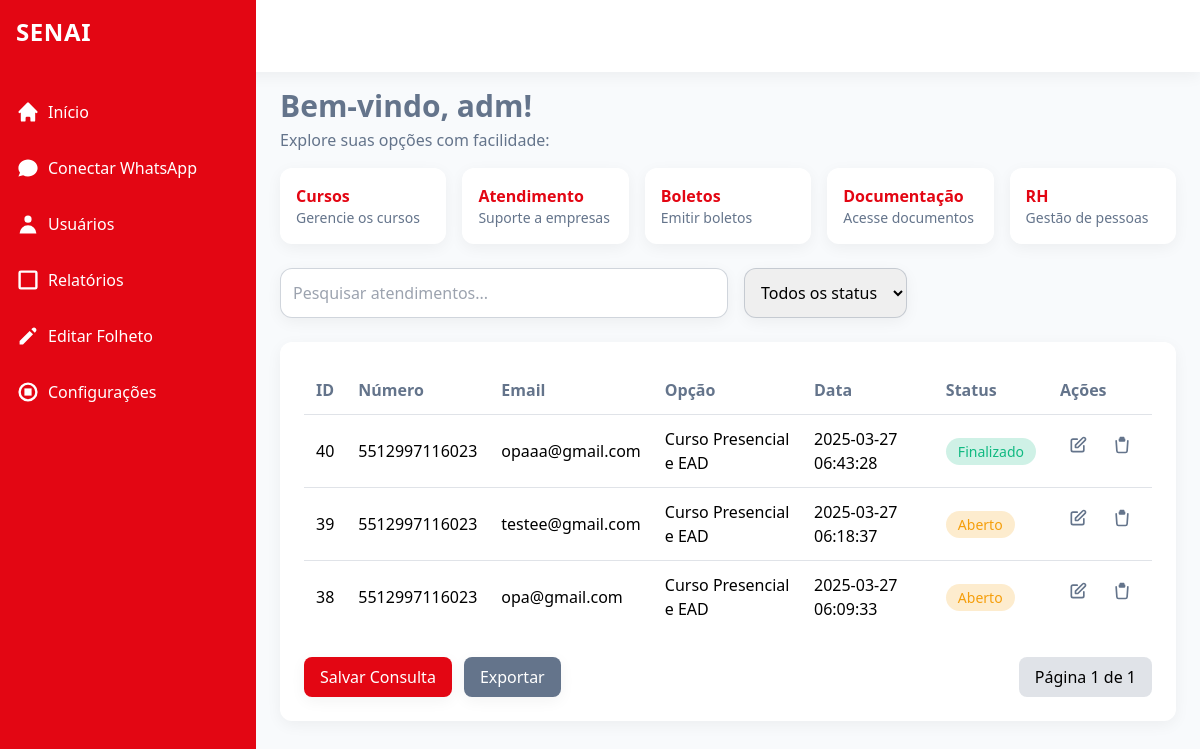
/php-frontend/dashboard.php (signed in), run on the app's committed database.
### tables this page shows
CREATE TABLE `usuarios` (
  `id_user` int(11) NOT NULL,
  `email` varchar(50) NOT NULL,
  `senha` varchar(300) NOT NULL,
  `nome` varchar(50) NOT NULL,
  `funcao` enum('Secretário(a)','Administrador') NOT NULL
);

CREATE TABLE `atendimentos` (
  `id` int(11) NOT NULL,
  `numero` varchar(100) NOT NULL,
  `escolha` varchar(50) NOT NULL,
  `email` varchar(100) NOT NULL,
  `opcao_atendimento` varchar(50) NOT NULL,
  `data_registro` timestamp NOT NULL DEFAULT current_timestamp(),
  `status_atendimento` enum('Aberto','Finalizado') NOT NULL,
  `secretario_id` int(11) DEFAULT NULL,
  `em_atendimento_humano` tinyint(1) DEFAULT 0,
  `ultima_interacao_secretario` datetime DEFAULT NULL
);

### php-frontend/dashboard.php (the view, shortened to what this page needs)
<?php
require 'conexao.php';
$stmt = $pdo->prepare('SELECT * FROM usuarios WHERE id_user = ?');
$stmt->execute([$_SESSION['usuario_id']]);
$usuario = $stmt->fetch(PDO::FETCH_ASSOC);
$itensPorPagina = 10;
$paginaAtual = isset($_GET['pagina']) ? (int)$_GET['pagina'] : 1;
$offset = ($paginaAtual - 1) * $itensPorPagina;
$search = isset($_GET['search']) ? trim($_GET['search']) : '';
$statusFilter = isset($_GET['status']) ? trim($_GET['status']) : '';
$totalQuery = 'SELECT COUNT(*) AS total FROM atendimentos WHERE 1=1';
$params = [];
$stmtTotal = $pdo->prepare($totalQuery);
$stmtTotal->execute($params);
$totalAtendimentos = $stmtTotal->fetch(PDO::FETCH_ASSOC)['total'];
$totalPaginas = ceil($totalAtendimentos / $itensPorPagina);
$query = 'SELECT * FROM atendimentos WHERE 1=1';
$paramCount = 1;
$query .= ' ORDER BY data_registro DESC LIMIT ? OFFSET ?';
$stmtAtendimentos = $pdo->prepare($query);
$stmtAtendimentos->bindValue($paramCount++, $itensPorPagina, PDO::PARAM_INT);
$stmtAtendimentos->bindValue($paramCount++, $offset, PDO::PARAM_INT);
$stmtAtendimentos->execute();
$atendimentos = $stmtAtendimentos->fetchAll(PDO::FETCH_ASSOC);
$opcaoAtendimentoMap = [
    '1' => 'Curso Presencial e EAD',
    '2' => 'Atendimento a Empresas',
    '3' => 'Emissão de Boleto - SENAI',
    '4' => 'Documentação/Certificado',
    '5' => 'RH / Licitações / Outras áreas',
];
?>
<!DOCTYPE html>
<html lang="pt-br" class="scroll-smooth">
<head>
    <script src="https://cdn.tailwindcss.com"></script>
    <link rel="stylesheet" href="./css/dashboard.css">
</head>
<body class="transition-colors duration-300">
    <div class="flex h-screen overflow-hidden">
<aside class="fixed inset-y-0 left-0 w-64 bg-senai-red text-white transform transition-transform duration-300 ease-in-out z-20" id="sidebar">
    <div class="p-4 flex justify-between items-center">
        <h2 class="text-2xl font-bold tracking-wide">SENAI</h2>
    </div>
    <nav class="mt-5">
        <a href="dashboard.php" class="flex items-center p-4 hover:bg-white/20 transition-colors rounded-r-lg">
            <svg class="w-6 h-6 mr-2" fill="currentColor" viewBox="0 0 20 20"><path d="M10.707 2.293a1 1 0 00-1.414 0l-7 7a1 1 0 001.414 1.414L4 10.414V17a1 1 0 001 1h2a1 1 0 001-1v-2a1 1 0 011-1h2a1 1 0 011 1v2a1 1 0 001 1h2a1 1 0 001-1v-6.586l.293.293a1 1 0 001.414-1.414l-7-7z"/></svg>
            Início
        </a>
        <a href="whatsapp.php" class="flex items-center p-4 hover:bg-white/20 transition-colors rounded-r-lg">
            <svg class="w-6 h-6 mr-2" fill="currentColor" viewBox="0 0 20 20"><path d="M18 10c0 3.866-3.582 7-8 7a8.841 8.841 0 01-4.083-.98L2 17l1.338-3.123C2.493 12.767 2 11.458 2 10c0-3.866 3.582-7 8-7s8 3.134 8 7z"/></svg>
            Conectar WhatsApp
        </a>
        <a href="usuarios.php" class="flex items-center p-4 hover:bg-white/20 transition-colors rounded-r-lg">
            <svg class="w-6 h-6 mr-2" fill="currentColor" viewBox="0 0 20 20"><path d="M10 9a3 3 0 100-6 3 3 0 000 6zm-7 9a7 7 0 1114 0H3z"/></svg>
            Usuários
        </a>
        <a href="relatorios.php" class="flex items-center p-4 hover:bg-white/20 transition-colors rounded-r-lg">
            <svg class="w-6 h-6 mr-2" fill="currentColor" viewBox="0 0 20 20"><path d="M2 4a2 2 0 012-2h12a2 2 0 012 2v12a2 2 0 01-2 2H4a2 2 0 01-2-2V4zm2 0v12h12V4H4z"/></svg>
            Relatórios
        </a>
        <a href="editar_folheto.php" class="flex items-center p-4 hover:bg-white/20 transition-colors rounded-r-lg">
            <svg class="w-6 h-6 mr-2" fill="currentColor" viewBox="0 0 20 20"><path d="M13.586 3.586a2 2 0 112.828 2.828l-.793.793-2.828-2.828.793-.793zM11.379 5.793L3 14.172V17h2.828l8.38-8.379-2.83-2.828z"/></svg>
            Editar Folheto
        </a>
        <a href="configuracao.php" class="flex items-center p-4 hover:bg-white/20 transition-colors rounded-r-lg">
            <svg class="w-6 h-6 mr-2" fill="currentColor" viewBox="0 0 20 20"><path d="M13 7H7v6h6V7z"/><path fill-rule="evenodd" d="M10 18a8 8 0 100-16 8 8 0 000 16zm0-2a6 6 0 100-12 6 6 0 000 12z" clip-rule="evenodd"/></svg>
            Configurações
        </a>
    </nav>
</aside>
        <div class="flex-1 flex flex-col overflow-hidden main-content lg:ml-64">
            <header class="fixed top-0 left-0 right-0 bg-white dark:bg-gray-100 shadow-custom p-4 flex justify-between items-center z-10 header">
                <div class="flex items-center space-x-4">
                    <span class="font-semibold text-senai-gray hidden sm:block">Olá, <?php echo htmlspecialchars($usuario['nome']); ?>!</span>
                    <button class="p-2 rounded-full hover:bg-senai-red/20 transition-colors">
                    </button>
                    <button id="theme-toggle" class="p-2 rounded-full hover:bg-senai-red/20 transition-colors">
                    </button>
                </div>
            </header>
            <main class="flex-1 overflow-y-auto p-4 sm:p-6 mt-16">
                <section class="mb-6">
                    <h1 class="text-2xl sm:text-3xl font-bold text-senai-gray">Bem-vindo, <?php echo htmlspecialchars($usuario['nome']); ?>!</h1>
                    <p class="text-senai-gray mt-1 text-sm sm:text-base">Explore suas opções com facilidade:</p>
                    <div class="grid cards-grid grid-cols-1 sm:grid-cols-2 lg:grid-cols-5 gap-4 mt-4">
                    <a href="./opcoes/cursos.php">
                    <div class="bg-white dark:bg-gray-100 p-4 rounded-xl shadow-custom shadow-custom-hover transition-all cursor-pointer transform hover:-translate-y-1">
                        <h3 class="font-semibold text-senai-red">Cursos</h3>
                            <p class="text-sm text-senai-gray">Gerencie os cursos</p>
                        </div>
                        </a>
                        <a href="./opcoes/empresas.php">
                        <div class="bg-white dark:bg-gray-100 p-4 rounded-xl shadow-custom shadow-custom-hover transition-all cursor-pointer transform hover:-translate-y-1">
                            <h3 class="font-semibold text-senai-red">Atendimento</h3>
                            <p class="text-sm text-senai-gray">Suporte a empresas</p>
                        </div>
                        </a>
                        <a href="./opcoes/boleto.php">
                        <div class="bg-white dark:bg-gray-100 p-4 rounded-xl shadow-custom shadow-custom-hover transition-all cursor-pointer transform hover:-translate-y-1">
                            <h3 class="font-semibold text-senai-red">Boletos</h3>
                            <p class="text-sm text-senai-gray">Emitir boletos</p>
                        </div>
                        </a>
                        <a href="./opcoes/documentacao.php">
                        <div class="bg-white dark:bg-gray-100 p-4 rounded-xl shadow-custom shadow-custom-hover transition-all cursor-pointer transform hover:-translate-y-1">
                            <h3 class="font-semibold text-senai-red">Documentação</h3>
                            <p class="text-sm text-senai-gray">Acesse documentos</p>
                        </div>
                        </a>
                        <a href="./opcoes/rh_outras.php">
                        <div class="bg-white dark:bg-gray-100 p-4 rounded-xl shadow-custom shadow-custom-hover transition-all cursor-pointer transform hover:-translate-y-1">
                            <h3 class="font-semibold text-senai-red">RH</h3>
                            <p class="text-sm text-senai-gray">Gestão de pessoas</p>
                        </div>
                        </a>
                    </div>
                </section>
                <section class="mb-6 flex flex-col sm:flex-row space-y-4 sm:space-y-0 sm:space-x-4">
                    <form method="GET" action="dashboard.php" class="w-full sm:w-1/2">
                        <input type="text" name="search" placeholder="Pesquisar atendimentos..." value="<?php echo htmlspecialchars($search); ?>" class="w-full p-3 rounded-xl border border-senai-gray/30 dark:bg-gray-200 dark:text-gray-800 focus:outline-none focus:ring-2 focus:ring-senai-red transition-all shadow-custom">
                    </form>
                    <form method="GET" action="dashboard.php">
                        <select name="status" onchange="this.form.submit()" class="p-3 rounded-xl border border-senai-gray/30 dark:bg-gray-200 dark:text-gray-800 focus:outline-none focus:ring-2 focus:ring-senai-red transition-all shadow-custom">
                            <option value="todos" <?php echo $statusFilter === 'todos' ? 'selected' : ''; ?>>Todos os status</option>
                        </select>
                    </form>
                </section>
                <section class="bg-white dark:bg-gray-100 p-4 sm:p-6 rounded-xl shadow-custom table-container">
                    <table class="w-full text-left">
                        <thead>
                            <tr class="text-senai-gray">
                                <th class="p-3 font-semibold">ID</th>
                                <th class="p-3 font-semibold">Número</th>
                                <th class="p-3 font-semibold">Email</th>
                                <th class="p-3 font-semibold">Opção</th>
                                <th class="p-3 font-semibold">Data</th>
                                <th class="p-3 font-semibold">Status</th>
                                <th class="p-3 font-semibold">Ações</th>
                            </tr>
                        </thead>
                        <tbody>
                            <?php if (count($atendimentos) > 0): ?>
                                <?php foreach ($atendimentos as $atendimento): ?>
                                    <tr class="border-t border-senai-gray/20 hover:bg-senai-light/50 transition-colors">
                                        <td class="p-3"><?php echo htmlspecialchars($atendimento['id']); ?></td>
                                        <td class="p-3"><?php echo htmlspecialchars(str_replace(['@s.whatsapp.net', '@s.what'], '', $atendimento['numero'])); ?></td>
                                        <td class="p-3"><?php echo htmlspecialchars($atendimento['email']); ?></td>
                                        <td class="p-3"><?php echo htmlspecialchars($opcaoAtendimentoMap[$atendimento['opcao_atendimento']] ?? $atendimento['opcao_atendimento']); ?></td>
                                        <td class="p-3"><?php echo htmlspecialchars($atendimento['data_registro']); ?></td>
                                        <td class="p-3">
                                            <span class="px-3 py-1 rounded-full text-sm font-medium <?php echo $atendimento['status_atendimento'] === 'Finalizado' ? 'bg-senai-green/20 text-senai-green' : 'bg-senai-yellow/20 text-senai-yellow'; ?>">
                                                <?php echo htmlspecialchars($atendimento['status_atendimento'] ?? 'Aberto'); ?>
                                            </span>
                                        </td>
                                        <td class="p-3 flex space-x-2">
                                            <button onclick="editAtendimento(<?php echo $atendimento['id']; ?>)" class="p-2 text-senai-gray hover:text-senai-red transition-colors">
                                                <svg class="w-5 h-5" fill="none" stroke="currentColor" viewBox="0 0 24 24"><path stroke-linecap="round" stroke-linejoin="round" stroke-width="2" d="M11 5H6a2 2 0 00-2 2v11a2 2 0 002 2h11a2 2 0 002-2v-5m-1.414-9.414a2 2 0 112.828 2.828L11.828 15H9v-2.828l8.586-8.586z"/></svg>
                                            </button>
                                            <button onclick="deleteAtendimento(<?php echo $atendimento['id']; ?>)" class="p-2 text-senai-gray hover:text-senai-red transition-colors">
                                                <svg class="w-5 h-5" fill="none" stroke="currentColor" viewBox="0 0 24 24"><path stroke-linecap="round" stroke-linejoin="round" stroke-width="2" d="M19 7l-.867 12.142A2 2 0 0116.138 21H7.862a2 2 0 01-1.995-1.858L5 7m5-4h4M9 7h6m-6 0V5h6v2"/></svg>
                                            </button>
                                        </td>
                                    </tr>
                                <?php endforeach; ?>
                            <?php else: ?>
                                <tr><td colspan="7" class="p-3 text-center text-senai-gray">Nenhum atendimento registrado.</td></tr>
                            <?php endif; ?>
                        </tbody>
                    </table>
                    <div class="mt-6 flex flex-col sm:flex-row justify-between items-center space-y-4 sm:space-y-0 pagination-buttons">
                        <div class="flex space-x-3">
                            <button onclick="saveQuery()" class="px-4 py-2 bg-senai-red text-white rounded-lg hover:bg-senai-red/80 transition-all shadow-custom">Salvar Consulta</button>
                            <button onclick="exportData()" class="px-4 py-2 bg-senai-gray text-white rounded-lg hover:bg-senai-gray/80 transition-all shadow-custom">Exportar</button>
                        </div>
                        <div class="flex space-x-2">
                            <span class="px-4 py-2 bg-senai-gray/20 rounded-lg">Página <?php echo $paginaAtual; ?> de <?php echo $totalPaginas; ?></span>
                        </div>
                    </div>
                </section>
            </main>
        </div>
    </div>
</body>
</html>

### php-frontend/css/dashboard.css (style rules this page uses)
body { background-image: url('https://www.transparenttextures.com/patterns/aquarelle.png'); background-size: cover; background-attachment: fixed; background-color: #F8FAFC; }
.shadow-custom { box-shadow: 0 4px 15px rgba(0, 0, 0, 0.05); }

### data on the page
usuarios: nome "adm"
atendimentos: id "40", numero "5512997116023", email "opaaa@gmail.com", opcao_atendimento "Curso Presencial e EAD", data_registro "2025-03-27 06:43:28", status_atendimento "Finalizado"
atendimentos: id "39", numero "5512997116023", email "testee@gmail.com", opcao_atendimento "Curso Presencial e EAD", data_registro "2025-03-27 06:18:37", status_atendimento "Aberto"
atendimentos: id "38", numero "5512997116023", email "opa@gmail.com", opcao_atendimento "Curso Presencial e EAD", data_registro "2025-03-27 06:09:33", status_atendimento "Aberto"

### other printed values
$paginaAtual "1"
$totalPaginas "1"
